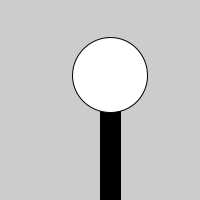
Frame 1 (no input)
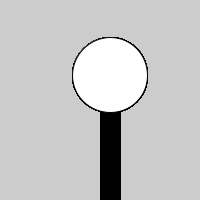
Frame 60 (the mouse pressed at the canvas centre just before this capture)
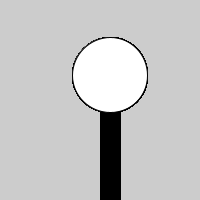
Frame 120 (the mouse held since frame 60 and released just before this capture)

The Processing sketch that drew these frames (run headless with seeded random() and noise(); from frame 60 on, the mouse is pressed at the canvas centre):

// Processing sketch: H9_9
// ── H9_9.pde
void setup()
{
  size (200,200);

}

void draw()
{
 Tree();

  {
      
    
  }
}

void Tree(){
  for(int i=0; i<100; i++)
  rect(100,100+i,20,20); 
    ellipse(110,75,75,75);
   }
